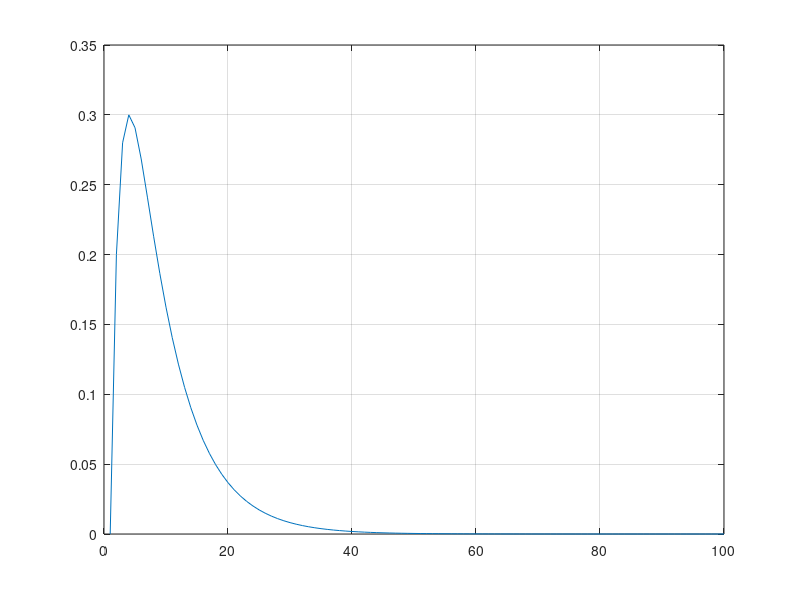

Write MATLAB code to recreate this figure.
%%
n = 100;

T = [0.8    0       0.3     0   0
     0.2    0.6     0.2     0   0
     0      0.1     0.4     0   0
     0      0.3     0       1   0
     0      0       0.1     0   1]


probFinal = zeros(1, n);

%%
V = [1   0   0   0   0]';
probFinal(1) = V(2);

for i = 1:1:n-1
    probEstado = (T^i) * V;
    probFinal(i+1) = probEstado(2);
end

%%
plot(1:1:n, probFinal);
grid on;
